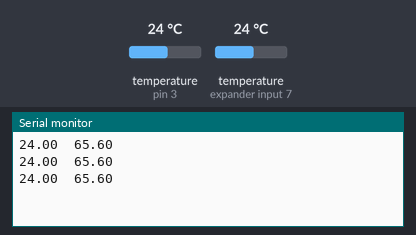
A sketch run on a simulated Arduino Uno, built with avr-gcc and run on an emulated ATmega328P. Parts: the last lines printed to the serial monitor. The inputs (shaded band) are chosen by the test bench; at power-on: temperature (sensors on pin 3, expander input 7) 24 °C.

Above: at 1.9 s.
2.0 s: temperature (sensor on pin 3) set to 12 °C
At 2.43 s:
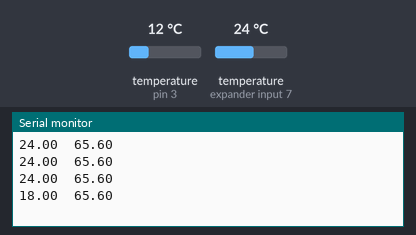
3.5 s: temperature (sensor on expander input 7) set to 12 °C
At 4.0 s:
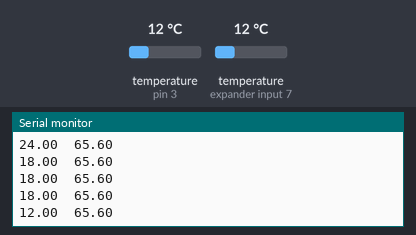
5.0 s: temperature (sensor on pin 3) set to 19 °C
At 5.5 s:
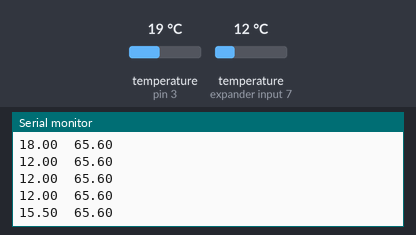
6.5 s: temperature (sensor on expander input 7) set to 19 °C
At 6.93 s:
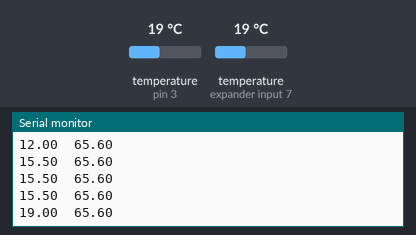
Timing chart, 0 to 9.0 s (numbered marks = the images above; inputs shaded):
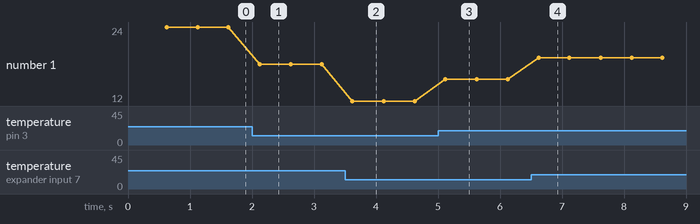

Measured:
- after the input at 2.0 s, the serial monitor: prints a new line after 0.12 s (image 1)
- after the input at 3.5 s, the serial monitor: prints a new line after 0.12 s (image 2)
- after the input at 5.0 s, the serial monitor: prints a new line after 0.12 s (image 3)
- after the input at 6.5 s, the serial monitor: prints a new line after 0.12 s (image 4)
- plotted number 1: 24 → 18 after the input at 2.0 s, 18 → 12 after the input at 3.5 s, 12 → 15.5 after the input at 5.0 s, 15.5 → 19 after the input at 6.5 s

The sketch:

ssr_pid.ino
```cpp
/********************************************************
 * PID RelayOutput Example
 * Same as basic example, except that this time, the output
 * is going to a digital pin which (we presume) is controlling
 * a relay.  the pid is designed to Output an analog value,
 * but the relay can only be On/Off.
 *
 *   to connect them together we use "time proportioning
 * control"  it's essentially a really slow version of PWM.
 * first we decide on a window size (5000mS say.) we then
 * set the pid to adjust its output between 0 and that window
 * size.  lastly, we add some logic that translates the PID
 * output into "Relay On Time" with the remainder of the
 * window being "Relay Off Time"
 ********************************************************/

 /*
   http://arduino-info.wikispaces.com/Brick-Temperature-DS18B20
   Questions: terry@yourduino.com
   V1.01  01/17/2013 ...based on examples from Rik Kretzinger

*/


#include <PID_v1.h>

#include <OneWire.h>
#include <DallasTemperature.h>


#define ONE_WIRE_BUS_PIN 3
#define SSR_PIN 13

//Define Variables we'll be connecting to
double Setpoint, Input, Output;

//Specify the links and initial tuning parameters
double Kp=480, Ki=0, Kd=0;

PID myPID(&Input, &Output, &Setpoint, Kp, Ki, Kd, DIRECT);

int WindowSize = 5000;
unsigned long windowStartTime;

unsigned long currentMillis = 0;
unsigned long tempLastMillis = 0;
double probe01Temp = 0;
double probe02Temp = 0;

// Setup a oneWire instance to communicate with any OneWire devices
OneWire oneWire(ONE_WIRE_BUS_PIN);
// Pass our oneWire reference to Dallas Temperature.
DallasTemperature sensors(&oneWire);
//Specific adresses
DeviceAddress Probe01 = { 0x28, 0x5D, 0xD8, 0x3D, 0x06, 0x00, 0x00, 0x1E };
DeviceAddress Probe02 = { 0x28, 0xFF, 0x1D, 0x62, 0x61, 0x15, 0x03, 0xB0 };


void setup(){
  Serial.begin(9600);

  windowStartTime = millis();


  sensors.begin();
  // set the resolution to 10 bit (Can be 9 to 12 bits .. lower is faster)
  sensors.setResolution(Probe01, 9);
  sensors.setResolution(Probe02, 9);

  //initialize the variables we're linked to
  Setpoint = 65.6;

  //tell the PID to range between 0 and the full window size
  myPID.SetOutputLimits(0, WindowSize);

  //turn the PID on
  myPID.SetMode(AUTOMATIC);
}

void loop(){
  currentMillis = millis();

  if (currentMillis - tempLastMillis >= 500){
    tempLastMillis = currentMillis;

    sensors.requestTemperatures();
    probe01Temp = getTemperature(Probe01);
    probe02Temp = getTemperature(Probe02);

    //Serial.print(probe01Temp);
    //Serial.print("\t");
    //Serial.print(probe02Temp);


    Input = (probe01Temp+probe02Temp)/2;
    Serial.print(Input);
    Serial.print("\t");
    Serial.println(Setpoint);
    //Serial.print("Input: ");
    //Serial.println(Input);
    myPID.Compute();
    //Serial.print("\t");
    //Serial.println(Output);
    //Serial.print("Output: ");
    //Serial.println(Output);
  }


   //turn the output pin on/off based on pid output

  if (millis() - windowStartTime > WindowSize)
  { //time to shift the Relay Window
    windowStartTime += WindowSize;
  }
  if (Output < millis() - windowStartTime) digitalWrite(SSR_PIN, LOW);
  else digitalWrite(SSR_PIN, HIGH);

}// end loop


double getTemperature(DeviceAddress deviceAddress)
{
  double tempC = sensors.getTempC(deviceAddress);
  if (tempC == -127.00) {
    Serial.print("Error getting temperature  ");
  }
  else {
    return tempC;
  }
}
```
